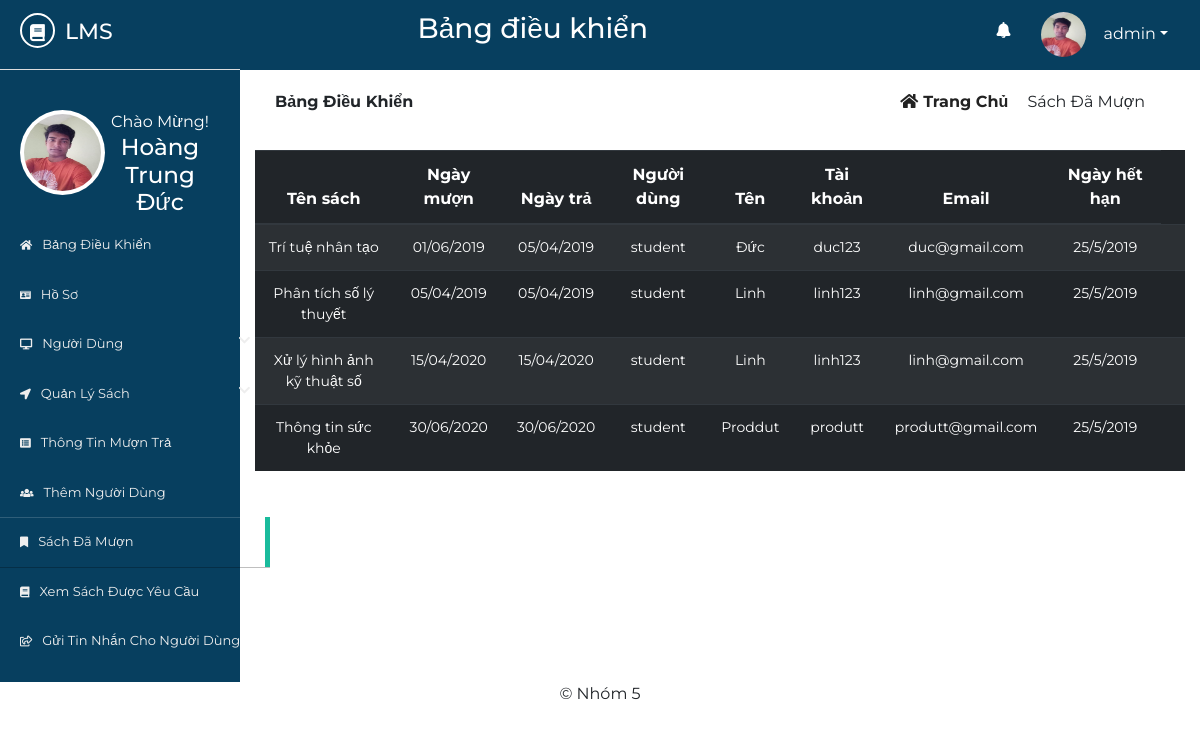
Page /issued-books.php (signed in) on the committed database.
### tables this page shows
CREATE TABLE `lib_registration` (
  `id` int(11) NOT NULL,
  `name` varchar(255) NOT NULL,
  `username` varchar(255) NOT NULL,
  `password` varchar(255) NOT NULL,
  `email` varchar(255) NOT NULL,
  `phone` varchar(255) NOT NULL,
  `address` varchar(255) NOT NULL,
  `photo` varchar(255) NOT NULL
);

CREATE TABLE `issue_book` (
  `user_id` int(11) NOT NULL,
  `book_id` int(11) NOT NULL,
  `booksissuedate` varchar(255) NOT NULL
);

CREATE TABLE `book` (
  `id` int(10) NOT NULL,
  `books_name` varchar(50) NOT NULL,
  `books_image` varchar(5000) NOT NULL,
  `books_author_name` varchar(50) NOT NULL,
  `books_publication_name` varchar(50) NOT NULL,
  `books_purchase_date` varchar(20) NOT NULL,
  `books_price` int(11) NOT NULL,
  `books_quantity` int(11) NOT NULL,
  `books_availability` int(11) NOT NULL,
  `librarian_id` int(11) NOT NULL,
  `books_file` varchar(5000) NOT NULL
);

CREATE TABLE `return_book` (
  `user_id` int(11) NOT NULL,
  `book_id` int(11) NOT NULL,
  `returndate` varchar(255) NOT NULL,
  `expirationdate` varchar(255) NOT NULL,
  `cost` int(11) NOT NULL
);

CREATE TABLE `users` (
  `id` int(10) NOT NULL,
  `name` varchar(50) NOT NULL,
  `username` varchar(50) NOT NULL,
  `password` varchar(50) NOT NULL,
  `email` varchar(50) NOT NULL,
  `phone` varchar(50) NOT NULL,
  `address` varchar(100) NOT NULL,
  `utype` varchar(7) NOT NULL,
  `photo` varchar(500) NOT NULL,
  `status` varchar(7) NOT NULL
);

### issued-books.php (the view, shortened to what this page needs)
       <?php
   $page = 'ibook';
   include 'inc/header.php';
   include 'inc/connection.php';
?>
<div class="dashboard-content">
	<div class="dashboard-header">
		<div class="container">
			<div class="row">
				<div class="col-md-6">
					<div class="left">
						<p><span>Bảng điều khiển</span></p>
					</div>
				</div>
				<div class="col-md-6">
					<div class="right text-right">
						<a href="dashboard.php"><i class="fas fa-home"></i>Trang chủ</a>
						<span class="disabled">Sách đã mượn</span>
					</div>
				</div>
			</div>
			<div class="issued-content">
				<div class="row">
					<div class="col-md-12">
						<div class="rbook-info status">
                                 <table id="dtBasicExample" class="table table-striped table-dark text-center">
                                      <thead>
                                           <tr>
                                               <th>Tên sách</th>
                                               <th>Ngày mượn</th>
                                               <th>Ngày trả</th>
                                               <th>Người dùng</th>
                                               <th>Tên</th>
                                               <th>Tài khoản</th>
                                               <th>Email</th>
                                               <th>Ngày hết hạn</th>
                                           </tr>
                                      </thead>
                                       <tbody>
                                           <?php
                                               $res= mysqli_query($link, "SELECT  name, username, email,utype, issue_book.booksissuedate, return_book.returndate, return_book.expirationdate, book.books_name FROM issue_book, return_book, book, users WHERE issue_book.user_id = return_book.user_id AND issue_book.book_id = return_book.book_id AND issue_book.book_id = book.id AND issue_book.user_id = users.id ");
                                                while ($row=mysqli_fetch_array($res)) {
                                                   if($row["returndate"] == ""){
                                                       $returndate = "chưa trả";
                                                   }
                                                   else{
                                                       $returndate = $row["returndate"];
                                                   }
                                                   echo "<tr>";
                                                   echo "<td>"; echo $row["books_name"]; echo "</td>";
                                                   echo "<td>"; echo $row["booksissuedate"]; echo "</td>";
                                                   echo "<td>"; echo $returndate; echo "</td>";
                                                   echo "<td>"; echo $row["utype"]; echo "</td>";
                                                   echo "<td>"; echo $row["name"]; echo "</td>";
                                                   echo "<td>"; echo $row["username"]; echo "</td>";
                                                   echo "<td>"; echo $row["email"]; echo "</td>";
                                                   echo "<td>"; echo $row["expirationdate"]; echo "</td>";
                                                   echo "<td>";
                                               }
                                            ?>
                                       </tbody>
                                 </table>
						</div>
					</div>
				</div>
			</div>
		</div>
	</div>
</div>
<?php
	include 'inc/footer.php';
 ?>

### inc/header.php (shortened to what this page needs)
<?php
    include 'inc/connection.php';
 ?>
<!DOCTYPE html>
<html lang="en">
<head>
	<link rel="stylesheet" href="inc/css/bootstrap.min.css">
	<link rel="stylesheet" href="inc/css/bootstrap-select.min.css">
	<link rel="stylesheet" href="inc/css/fontawesome-all.min.css">
	<link rel="stylesheet" href="inc/css/datatables.min.css">
	<link rel="stylesheet" href="inc/css/pro1.css">
</head>
<body>
	<div class="main-content">
		<div class="wrapper">
			<div class="left-sidebar">
				<div class="p-title">
                    <h3><a href=""><i class="fas fa-book"></i><span>lms</span></a></h3>
				</div>
				<div class="profile">
					<div class="profile-pic">
                        <?php
                            $res = mysqli_query($link, "select * from lib_registration where id='".$_SESSION['id']."'");
                            while ($row = mysqli_fetch_array($res)){
                                ?><img src="<?php echo $row["photo"]; ?> " height="" width="" alt="something wrong" class="rounded-circle"></a> <?php
                            }
                        ?>
					</div>
					<div class="profile-info text-center">
						<span>Chào Mừng!</span>
						<h2>
              <?php
                $res = mysqli_query($link, "select * from lib_registration where id='".$_SESSION['id']."'");
                while ($row = mysqli_fetch_array($res)){
                  $name  =  $row["name"];
                  echo $name;
                }
              ?>
            </h2>
					</div>
				</div>
				<div class="sidebar-menu">
	                <ul>
	                    <li class="menu <?php if($page=='home'){ echo 'active';} ?>">
      						<a href="dashboard.php"><i class="fas fa-home"></i>Bảng điều khiển</a>
    					</li>
    					  <li class="menu <?php if($page=='profile'){ echo 'active';} ?>">
      						<a href="profile.php"><i class="fas fa-id-card"></i>Hồ sơ</a>
    					</li>
						<li class="menu menu-toggle1">
      						<a href="#"><i class="fas fa-desktop"></i>Người dùng<span class="fa fa-chevron-down"></span></a>
    					</li>
    					<li class="menu menu-toggle2">
      						<a href="#"><i class="fas fa-location-arrow"></i>Quản lý sách<span class="fa fa-chevron-down"></span></a>
    					</li>
	                   <li class="menu menu-toggle1">
      						<a href="users-issue-book.php"><i class="fas fa-list-alt"></i>Thông tin mượn trả</a>
    					</li>
    					<li class="menu menu-toggle3">
      						<a href="add-user.php"><i class="fas fa-users"></i>Thêm người dùng</a>
    					</li>
    					 <li class="menu <?php if($page=='ibook'){ echo 'active';} ?>">
      						<a href="issued-books.php"><i class="fas fa-bookmark"></i>Sách đã mượn</a>
    					</li>
    					<li class="menu <?php if($page=='rbook'){ echo 'active';} ?>">
      						<a href="requested-books.php"><i class="fas fa-book"></i>Xem sách được yêu cầu</a>
    					</li>
    					<li class="menu menu-toggle4">
      						<a href="send-to-user.php"><i class="far fa-share-square"></i>Gửi tin nhắn cho người dùng</a>
    					</li>
    				</ul>
				</div>
			</div>
			<div class="content">
				<div class="inner">
					<div class="heading text-center">
						<h3>Bảng điều khiển</h3>
					</div>
					<div class="header-profile text-right">
						<ul>
                            <li class="icon">
                                <a href="" ><i class="fas fa-bell"></i></a>
                            </li>
							<li class="dropdown">
                                <?php
                                     $res = mysqli_query($link, "select * from lib_registration where id='".$_SESSION['id']."'");
                                     while ($row = mysqli_fetch_array($res)){
                                         ?><a href="" class="dropdown-toggle" data-toggle="dropdown"><img src="<?php echo $row["photo"]; ?>" alt=""><span><?php echo $row["username"]; ?></span></a> <?php
                                     }
                                ?>
							</li>
						</ul>
					</div>
				</div>

### inc/css/pro1.css (style rules this page uses)
* { margin: 0; padding: 0; }
body { font-family: 'Montserrat', sans-serif; }
.main-content { width: 100%; height: auto; overflow: hidden; }
.main-content .left-sidebar { width: 20%; height: auto; background: #073f5f; float: left; }
.main-content .left-sidebar .p-title { width: 100%; padding: 13px; padding-left: 20px; background: #073f5f; border-bottom: 1px solid #ddd; }
.main-content .p-title a { text-decoration: none; color: #fff; font-size: 22px; text-transform: uppercase; }
.main-content .p-title a i { width: 35px; height: 35px; line-height: 35px; text-align: center; font-size: 17px; border-radius: 50%; border: 2px solid #fff; }
.main-content .p-title a span { margin-left: 10px; }
.main-content .left-sidebar .profile { width: 100%; padding: 20px; margin-top: 0; padding-top: 0; }
.main-content .left-sidebar .profile .profile-pic { width: 40%; float: left; }
.main-content .left-sidebar .profile img { width: 85px; height: 85px; position: inherit; padding: 4px; background: #fff; overflow: hidden; }
.main-content .left-sidebar .profile .profile-info { width: 60%; float: left; color: #fff; }
.main-content .left-sidebar .profile .profile-info h2 { font-size: 23px; }
.sidebar-menu { color: #fff; width: 100%; padding-top: 60px; padding-left: 0; }
.sidebar-menu ul li a { text-decoration: none; color: #eee; width: 270px; padding: 15px 20px; font-size: 13px; display: block; text-transform: capitalize; transition: all .5s ease; }
.sidebar-menu ul { padding-left: 0; }
.sidebar-menu ul li a i { margin-right: 10px; font-size: smaller; }
.sidebar-menu ul li a span { float: right; }
.content { width: 80%; height: auto; float: right; }
.content .inner { width: 100%; height: 70px; background: #073f5f; padding: 12px; }
.content .inner .heading { width: 60%; float: left; color: #fff; }
.content .inner .header-profile { width: calc(40%-20px); float: right; margin-right: 20px; position: relative; }
.content .inner .header-profile .icon i { margin-right: 30px; font-size: 16px; margin-top: 10px; }
.header-profile .dropdown span { color: #fff; margin-left: 10px; }
.header-profile ul li { list-style: none; float: left; }
.header-profile ul li i { color: #fff; }
.header-profile img { width: 40px; height: 40px; border-radius: 50%; margin-right: 8px; }
.dropdown a { text-decoration: none; color: #fff; }
.dropdown img { width: 45px; height: 45px; border-radius: 50%; }
.dashboard-header .left { padding: 20px; }
.dashboard-header .left p span { text-transform: capitalize; margin-right: 10px; font-weight: bold; }
.dashboard-header .right { padding: 20px; margin-right: 20px; }
.dashboard-header .right a { text-transform: capitalize; text-decoration: none; color: #222; margin-right: 15px; font-weight: bold; }
.dashboard-header .right a i { margin-right: 5px; }
.dashboard-header .right span { text-transform: capitalize; }
.rbook-info tbody { font-size: 14px; }
.sidebar-menu li.active a { box-shadow: rgba(0, 0, 0, 0.25) 0 1px 0, inset rgba(255, 255, 255, 0.16) 0 1px 0; border-right: 5px solid #1ABB9C; }

### rows in the picture
lib_registration: photo (picture), name "Hoàng Trung Đức", username "admin"
issue_book: book.books_name "Trí tuệ nhân tạo", booksissuedate "01/06/2019", return_book.returndate "05/04/2019", user.utype "student", user.name "Đức", user.username "duc123", user.email "duc@gmail.com", return_book.expirationdate "25/5/2019"
issue_book: book.books_name "Phân tích số lý thuyết", booksissuedate "05/04/2019", return_book.returndate "05/04/2019", user.utype "student", user.name "Linh", user.username "linh123", user.email "linh@gmail.com", return_book.expirationdate "25/5/2019"
issue_book: book.books_name "Xử lý hình ảnh kỹ thuật số", booksissuedate "15/04/2020", return_book.returndate "15/04/2020", user.utype "student", user.name "Linh", user.username "linh123", user.email "linh@gmail.com", return_book.expirationdate "25/5/2019"
issue_book: book.books_name "Thông tin sức khỏe", booksissuedate "30/06/2020", return_book.returndate "30/06/2020", user.utype "student", user.name "Proddut", user.username "produtt", user.email "produtt@gmail.com", return_book.expirationdate "25/5/2019"
